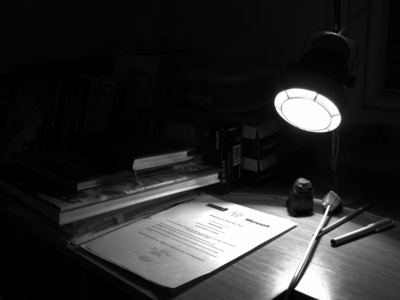
#> input picture DIP/mid/images/desk_grayscale.jpg, 400 x 300 px
$ python histogram_equalization_1b_3.py
#> lines starting #> are read from the running program, lines starting #| are printed output that depends on the picture
#> further down, image is the input picture: shape (300, 400, 3); min 0, max 255, mean 43.6
import numpy as np
import cv2
import matplotlib.pyplot as plt

norm_const = 100


def draw_histo(hist, shape=(200, 255)):
    hist_img = np.full(shape, 255, np.uint8)
    cv2.normalize(hist, hist, 0, shape[0], cv2.NORM_MINMAX)
    gap = hist_img.shape[1] / hist.shape[0]

    for i, h in enumerate(hist):
        x = int(round(i * gap))
        w = int(round(gap))
        roi = (x, 0, w, int(h.item()))
        cv2.rectangle(hist_img, roi, 0, cv2.FILLED)
    return cv2.flip(hist_img, 0)


def process_image():
    gray_image = cv2.cvtColor(image, cv2.COLOR_BGR2GRAY)
    bins, ranges = [256], [0, 256]
    hist_original = cv2.calcHist([gray_image], [0], None, bins, ranges)
#> hist_original = 256 values, max 10690 at index 5, min 54 at index 230, mean 468.8
    hist = cv2.calcHist([gray_image], [0], None, bins, ranges)
#> hist has the same summary as hist_original
    accum_hist = np.zeros(hist.shape[:2], np.float32)
#> accum_hist = 256 values from 0 to 0
    accum_hist[0] = hist[0]

    for i in range(1, hist.shape[0]):
        accum_hist[i] = accum_hist[i - 1] + hist[i]
#> after the loop, accum_hist = 256 values from 3039 to 120000

    accum_hist = (accum_hist / np.sum(hist)) * norm_const
#> accum_hist = 256 values from 2.53 to 100
    equalized_image = cv2.LUT(gray_image, accum_hist.astype("uint8"))
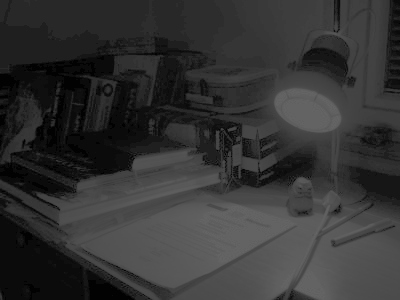
#> equalized_image: shape (300, 400); min 2, max 100, mean 51.6
    hist_user = cv2.calcHist([equalized_image], [0], None, bins, ranges)
#> hist_user = 256 values, max 10690 at index 40, min 0 at index 0, mean 468.8

    plt.figure()
    plt.title("Original Image Histogram")
    plt.xlabel("Pixel Value")
    plt.ylabel("Frequency")
    plt.hist(gray_image.ravel(), bins=256, range=[0, 256])
    plt.show()
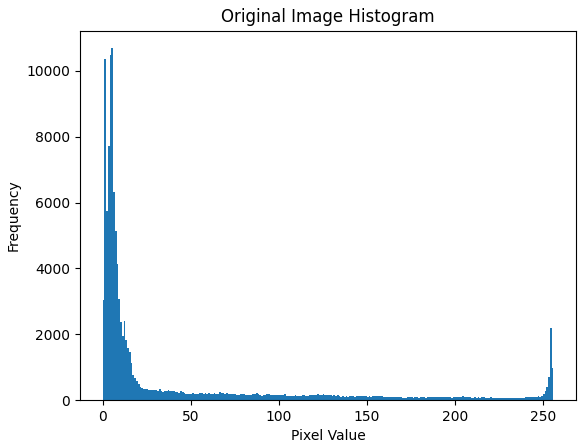
#> figure drawn by matplotlib, 1 panel; tallest bar 10690 high, from x = 5 to 6

    plt.figure()
    plt.title("Histogram Equalized Image Histogram")
    plt.xlabel("Pixel Value")
    plt.ylabel("Frequency")
    plt.hist(equalized_image.ravel(), bins=256, range=[0, 256])
    plt.show()
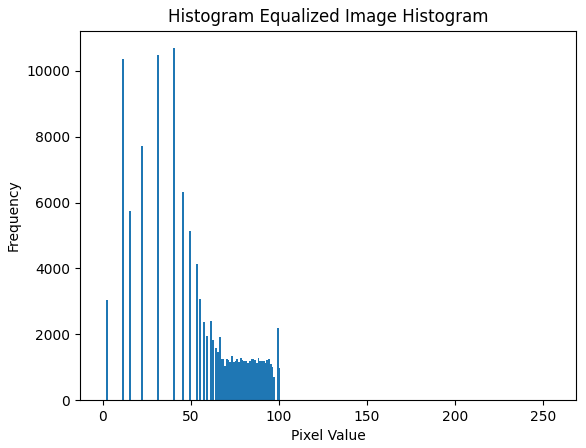
#> figure drawn by matplotlib, 1 panel; tallest bar 10690 high, from x = 40 to 41

    cv2.imshow("Original Image (Grayscale)", gray_image)
    cv2.imshow("Histogram Equalized Image", equalized_image)


image = cv2.imread('images/desk_grayscale.jpg', cv2.IMREAD_COLOR)
if image is None: raise Exception('No image')

process_image()

cv2.waitKey(0)
cv2.destroyAllWindows()
plt.close('all')
